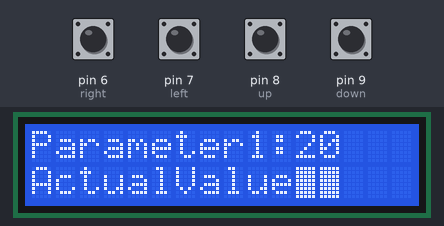
A sketch run on a simulated Arduino Uno, built with avr-gcc and run on an emulated ATmega328P. On the bench: 16×2 character LCD. The test bench sets the inputs (shaded band); at power-on: pin 6 (right), pin 7 (left), pin 8 (up), pin 9 (down) HIGH. Random numbers use the default seed unless the sketch sets one.

Above: at 3.6 s.
3.7 s: pin 6 (right) pulled LOW for 0.15 s
At 5.0 s:
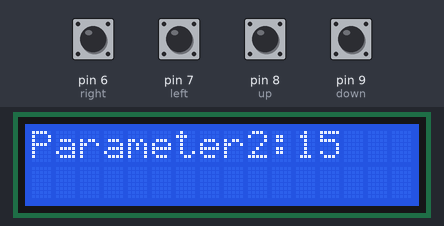
5.3 s: pin 7 (left) pulled LOW for 0.15 s
At 5.8 s:
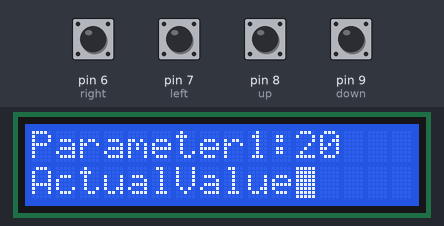
7.5 s: pin 8 (up) pulled LOW for 0.15 s
At 9.8 s:
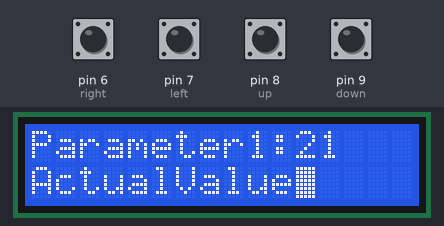
10.5 s: pin 8 (up) pulled LOW for 1 s
At 13.2 s:
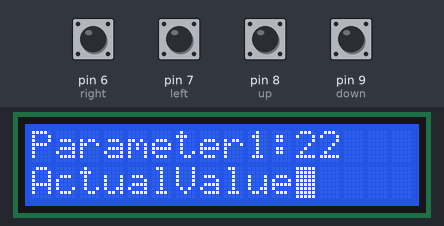
13.5 s: pin 6 (right) pulled LOW for 1 s
At 15.0 s:
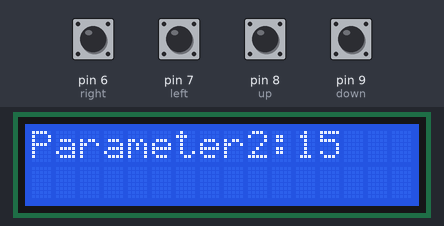
16.0 s: pin 9 (down) pulled LOW for 0.15 s
At 16.9 s:
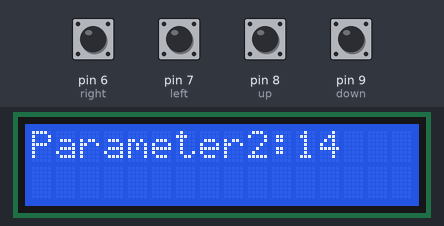
Timing chart, 0 to 18.6 s (numbered marks = the images above; inputs shaded):
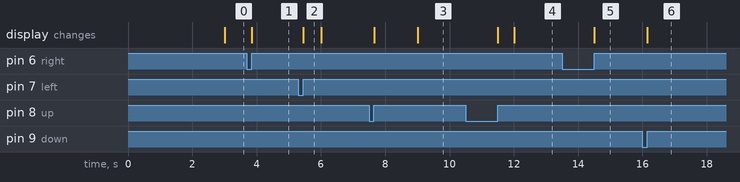

Measured:
- after the input at 3.7 s, the display: changes after 0.15 s (image 1)
- after the input at 5.3 s, the display: changes after 0.16 s (image 2)
- after the input at 7.5 s, the display: first changes after 0.16 s (image 3 shows a later state)
- after the input at 10.5 s, the display: first changes after 1.0 s (image 4 shows a later state)
- after the input at 13.5 s, the display: changes after 1.0 s (image 5)
- after the input at 16.0 s, the display: changes after 0.15 s (image 6)
- what the display in image 2 shows lasts 0.5 s, from 5.5 s to 6.0 s

The sketch:

LCDmenu-Template.ino
```cpp
/*
 Template to setup a multiple pages menu with 16x2 LCD display.
 Include a function to set the value displayed.
 Use 2 buttons right/left to navigate
 and 2 buttons up/down to set the value displayed

  The circuit:
 * LCD RS pin to digital pin 12
 * LCD Enable pin to digital pin 11
 * LCD D4 pin to digital pin 5
 * LCD D5 pin to digital pin 4
 * LCD D6 pin to digital pin 3
 * LCD D7 pin to digital pin 2
 * LCD R/W pin to ground
 * 10K resistor:
 * ends to +5V and ground
 * wiper to LCD VO pin (pin 3)
 *
 * up button to digital pin 8
 * down button to digital pin 9
 * right button to digital pin 6
 * left button to digital pin 7

 Library originally added 18 Apr 2008
 by David A. Mellis
 library modified 5 Jul 2009
 by Limor Fried (http://www.ladyada.net)
 example added 9 Jul 2009
 by Tom Igoe
 modified 22 Nov 2010
 by Tom Igoe
 modified 7 Nov 2016
 by Arturo Guadalupi
 template added 28 March 2020
 by L.M. Caron

*/

// include the library code:
#include <LiquidCrystal.h>
#include <Pushbutton.h>

// initialize the library by associating any needed LCD interface pin
// with the arduino pin number it is connected to
const int rs = 12, en = 11, d4 = 5, d5 = 4, d6 = 3, d7 = 2;
LiquidCrystal lcd(rs, en, d4, d5, d6, d7);
Pushbutton up(8);
Pushbutton down(9);
Pushbutton right(6);
Pushbutton left(7);

byte plein[8] = {
  0b11111,
  0b11111,
  0b11111,
  0b11111,
  0b11111,
  0b11111,
  0b11111,
  0b11111
};

int selected_menu = 1;
int nb_menus = 3;
int parameter1 = 20;
int parameter2 = 15;
int parameter3 = 30;
int actualValue = 4;
int now = 0;
int before = 0;

// function to DISPLAYS the selected menu (page)
void menu(int no_menu)
{
  switch(no_menu){
    case 1:
      lcd.clear();
      lcd.print("Parameter1:");
      lcd.print(parameter1);
      //example to display real-time value
      lcd.setCursor(0,1);
      lcd.print("ActualValue");
      for(int i = 0; i < actualValue; i++){
        lcd.write(byte(0));
      }
      //example end
      delay(150);
      break;
    case 2:
      lcd.clear();
      lcd.print("Parameter2:");
      lcd.print(parameter2);
      delay(150);
      break;
     case 3:
      lcd.clear();
      lcd.print("Parameter3:");
      lcd.print(parameter3);
      delay(150);
      break;
  }
}

// function to NAVIGATE from page to page in the menu
// 1:to page at the right, 0:to page at the left
void changeMenu(int orientation)
{
  if(orientation == 1){selected_menu++;}
  if(orientation == 0){selected_menu--;}
  selected_menu = constrain(selected_menu, 1, nb_menus);
  menu(selected_menu);
}

// function to SET the value of the current menu
// 1:increase the value, 0:decrease the value
void setValue(int orientation)
{
  switch (selected_menu){
    case 1:
      if(orientation == 1){parameter1++;}
      if(orientation == 0){parameter1--;}
      menu(selected_menu);
      break;
    case 2:
      if(orientation == 1){parameter2++;}
      if(orientation == 0){parameter2--;}
      menu(selected_menu);
      break;
    case 3:
      if(orientation == 1){parameter3++;}
      if(orientation == 0){parameter3--;}
      menu(selected_menu);
      break;
  }
}

void setup() {
  lcd.createChar(0,plein);
  // set up the LCD's number of columns and rows:
  lcd.begin(16, 2);
  menu(1);
}

void loop() {
  // read 4 buttons
  if(right.getSingleDebouncedRelease()){
   changeMenu(1);
  }
  if(left.getSingleDebouncedRelease()){
    changeMenu(0);
  }
  if(up.getSingleDebouncedRelease()){
    setValue(1);
  }
  if(down.getSingleDebouncedRelease()){
    setValue(0);
  }
  //example: update the actual value displays in menu1 each 3sec
  actualValue = random(1,3);
  now = millis();
  if(now - before > 3000 && selected_menu == 1){
    menu(selected_menu);
    before = now;
  }
}
```
